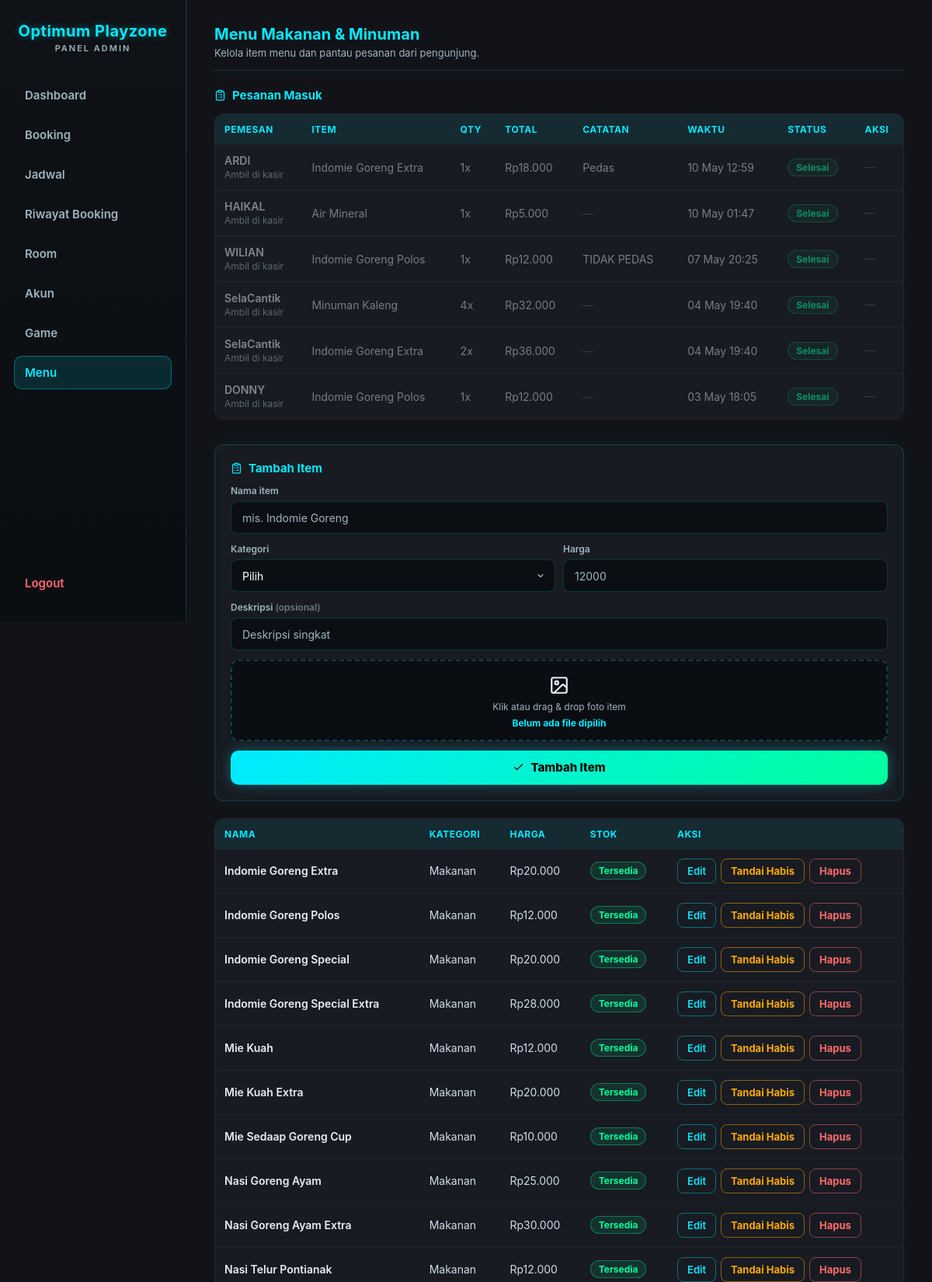
Page /KITSUNE-ADMIN.php?page=menu (signed in, upper part) on the committed database.
### tables this page shows
CREATE TABLE `menu_orders` (
  `id` int(11) NOT NULL AUTO_INCREMENT,
  `user_id` int(11) NOT NULL,
  `item_id` int(11) NOT NULL,
  `booking_id` int(11) DEFAULT NULL,
  `quantity` int(11) NOT NULL DEFAULT 1,
  `unit_price` int(11) NOT NULL DEFAULT 0,
  `note` text DEFAULT NULL,
  `status` enum('pending','selesai','batal') NOT NULL DEFAULT 'pending',
  `created_at` timestamp NOT NULL DEFAULT current_timestamp(),
  PRIMARY KEY (`id`),
  KEY `user_id` (`user_id`),
  KEY `menu_orders_ibfk_2` (`item_id`),
  KEY `booking_id` (`booking_id`),
  CONSTRAINT `menu_orders_ibfk_1` FOREIGN KEY (`user_id`) REFERENCES `users` (`id`) ON DELETE CASCADE,
  CONSTRAINT `menu_orders_ibfk_2` FOREIGN KEY (`item_id`) REFERENCES `menu_items` (`id`),
  CONSTRAINT `menu_orders_ibfk_3` FOREIGN KEY (`booking_id`) REFERENCES `bookings` (`id`) ON DELETE SET NULL
);

CREATE TABLE `users` (
  `id` int(11) NOT NULL AUTO_INCREMENT,
  `username` varchar(50) NOT NULL,
  `role` enum('user','admin') NOT NULL DEFAULT 'user',
  `password` varchar(255) NOT NULL,
  `created_at` timestamp NOT NULL DEFAULT current_timestamp(),
  `last_activity` datetime DEFAULT NULL,
  PRIMARY KEY (`id`),
  UNIQUE KEY `username` (`username`)
);

CREATE TABLE `menu_items` (
  `id` int(11) NOT NULL AUTO_INCREMENT,
  `name` varchar(100) NOT NULL,
  `category` enum('makanan','snack','minuman') NOT NULL,
  `price` int(11) NOT NULL DEFAULT 0,
  `description` text DEFAULT NULL,
  `image` varchar(255) DEFAULT NULL,
  `is_available` tinyint(1) NOT NULL DEFAULT 1,
  `created_at` timestamp NOT NULL DEFAULT current_timestamp(),
  PRIMARY KEY (`id`)
);

### KITSUNE-ADMIN.php (the view, shortened to what the rows shown need)
<?php
require __DIR__ . '/db.php';
require_once __DIR__ . '/booking_lib.php';
function jsArg($v) {
  return htmlspecialchars(json_encode($v, JSON_HEX_TAG | JSON_HEX_APOS | JSON_HEX_QUOT | JSON_HEX_AMP | JSON_INVALID_UTF8_SUBSTITUTE), ENT_QUOTES);
}
$isAdmin = isAdminSession($conn);
$page    = $_GET['page'] ?? 'dashboard';
?>
<!DOCTYPE html>
<html>
<head>
  <link rel="stylesheet" href="admin.css?v=<?= filemtime(__DIR__ . '/admin.css') ?>">
</head>
<body data-open-sec="<?= BOOKING_OPEN_SEC ?>" data-close-sec="<?= BOOKING_CLOSE_SEC ?>" data-pricing="<?= htmlspecialchars(pricingJson()) ?>">
<?php if (!$isAdmin): ?>
  <div class="login-box">
    <h2>Optimum Playzone<span class="brand-sub">Login Admin</span></h2>
    <?php if (isset($error)): ?>
      <p class="error"><?= htmlspecialchars($error) ?></p>
    <?php endif; ?>
    <form method="post">
      <input name="username" placeholder="Username" required>
      <input type="password" name="password" placeholder="Password" required>
      <button name="login">Login</button>
    </form>
  </div>
<?php else: ?>
<nav class="sidebar">
  <h2>Optimum Playzone<span class="brand-sub">Panel Admin</span></h2>
</nav>
<main>
<?php if ($page === 'dashboard'): ?>
  <?php
    releaseNoShows($conn);
    $now        = time();
    $todayStart = strtotime('today', $now);
    $monthStart = strtotime(date('Y-m-01', $now));
    $monthEnd   = strtotime('+1 month', $monthStart);
    $bulanNama  = ['Januari','Februari','Maret','April','Mei','Juni','Juli','Agustus','September','Oktober','November','Desember'];
    $bulanIni   = $bulanNama[intval(date('n', $now)) - 1] . ' ' . date('Y', $now);
    $revenueSince = function ($from) use ($conn) {
      $stmt = $conn->prepare("SELECT COALESCE(SUM(p.amount), 0) AS s FROM booking_payments p JOIN bookings b ON b.id = p.booking_id WHERE b.payment_status <> 'cancelled' AND p.paid_at >= ?");
      $stmt->bind_param("i", $from);
      $stmt->execute();
      $s = intval($stmt->get_result()->fetch_assoc()['s']);
      $stmt->close();
      return $s;
    };
    $revToday = $revenueSince($todayStart);
    $revMonth = $revenueSince($monthStart);
    $tomorrow = $todayStart + 86400;
    $stmt = $conn->prepare("SELECT COUNT(*) AS n FROM bookings WHERE payment_status <> 'cancelled' AND start_time >= ? AND start_time < ?");
    $stmt->bind_param("ii", $todayStart, $tomorrow);
    $stmt->execute();
    $bookToday = intval($stmt->get_result()->fetch_assoc()['n']);
    $stmt->close();
    $monthStartSql = date('Y-m-d 00:00:00', $monthStart);
    $stmt = $conn->prepare("SELECT COALESCE(SUM(quantity * unit_price), 0) AS s FROM menu_orders WHERE status = 'selesai' AND created_at >= ?");
    $stmt->bind_param("s", $monthStartSql);
    $stmt->execute();
    $menuMonth = intval($stmt->get_result()->fetch_assoc()['s']);
    $stmt->close();
    $days = [];
    for ($i = 13; $i >= 0; $i--) {
      $d = strtotime("-$i day", $todayStart);
      $days[date('Y-m-d', $d)] = ['ts' => $d, 'sum' => 0, 'count' => 0];
    }
    $chartFrom = reset($days)['ts'];
    $stmt = $conn->prepare("
      SELECT DATE(FROM_UNIXTIME(p.paid_at)) AS d, SUM(p.amount) AS s, COUNT(*) AS n
      FROM booking_payments p JOIN bookings b ON b.id = p.booking_id
      WHERE b.payment_status <> 'cancelled' AND p.paid_at >= ?
      GROUP BY d
    ");
    $stmt->bind_param("i", $chartFrom);
    $stmt->execute();
    $res = $stmt->get_result();
    while ($row = $res->fetch_assoc()) {
      if (isset($days[$row['d']])) {
        $days[$row['d']]['sum'] = intval($row['s']);
        $days[$row['d']]['count'] = intval($row['n']);
      }
    }
    $stmt->close();
    $maxDay = max(1, max(array_column($days, 'sum')));
    $stmt = $conn->prepare("SELECT payment_status, source, COUNT(*) AS n FROM bookings WHERE start_time >= ? AND start_time < ? GROUP BY payment_status, source");
    $stmt->bind_param("ii", $monthStart, $monthEnd);
    $stmt->execute();
    $byStatus = ['paid' => 0, 'unpaid' => 0, 'cancelled' => 0];
    $bySource = ['online' => 0, 'walkin' => 0];
    $res = $stmt->get_result();
    while ($row = $res->fetch_assoc()) {
      $byStatus[$row['payment_status']] = ($byStatus[$row['payment_status']] ?? 0) + intval($row['n']);
      if ($row['payment_status'] !== 'cancelled') $bySource[$row['source']] += intval($row['n']);
    }
    $stmt->close();
    $totalMonth = max(1, array_sum($byStatus));
    $totalSource = max(1, array_sum($bySource));
    $stmt = $conn->prepare("
      SELECT r.title, r.console_type, r.console_model, COUNT(b.id) AS n, COALESCE(SUM(b.amount_paid), 0) AS s
      FROM bookings b JOIN rooms r ON r.id = b.room_id
      WHERE b.payment_status <> 'cancelled' AND b.start_time >= ? AND b.start_time < ?
      GROUP BY r.id ORDER BY n DESC, s DESC LIMIT 5
    ");
    $stmt->bind_param("ii", $monthStart, $monthEnd);
    $stmt->execute();
    $topRooms = $stmt->get_result()->fetch_all(MYSQLI_ASSOC);
    $stmt->close();
    $maxRoom = max(1, max(array_column($topRooms, 'n') ?: [0]));
    $rp = fn($n) => 'Rp' . number_format($n, 0, ',', '.');
    $hariPendek = ['Min','Sen','Sel','Rab','Kam','Jum','Sab'];
  ?>
  <div class="page-head">
    <div>
      <h2>Dashboard</h2>
      <p class="page-sub">Ringkasan pendapatan dan booking. Pendapatan dihitung dari pembayaran yang sudah diterima kasir.</p>
    </div>
    <span class="clock-chip"><?= icon('clock') ?> <?= date('d', $now) ?> <?= $bulanNama[intval(date('n', $now)) - 1] ?></span>
  </div>
  <div class="stat-row">
    <div class="stat-card stat-kosong"><span class="stat-num"><?= $rp($revToday) ?></span><span class="stat-label">Pendapatan hari ini</span></div>
    <div class="stat-card stat-tunggu"><span class="stat-num"><?= $rp($revMonth) ?></span><span class="stat-label">Pendapatan <?= $bulanIni ?></span></div>
    <div class="stat-card stat-service"><span class="stat-num"><?= $bookToday ?></span><span class="stat-label">Booking jadwal hari ini</span></div>
    <div class="stat-card stat-dipakai"><span class="stat-num"><?= $rp($menuMonth) ?></span><span class="stat-label">Penjualan menu <?= $bulanIni ?></span></div>
  </div>
  <div class="dash-grid">
    <section class="panel-card dash-chart-card">
      <h3 class="panel-title"><?= icon('clipboard') ?> Pendapatan 14 hari terakhir</h3>
      <div class="bar-chart" role="img" aria-label="Grafik batang pendapatan harian 14 hari terakhir">
        <?php foreach ($days as $date => $d): ?>
          <?php
            $h = $d['sum'] > 0 ? max(3, round($d['sum'] / $maxDay * 100)) : 0;
            $label = $hariPendek[intval(date('w', $d['ts']))] . ' ' . date('j', $d['ts']);
            $tip = date('d', $d['ts']) . ' ' . $bulanNama[intval(date('n', $d['ts'])) - 1] . ' · ' . $rp($d['sum']) . ' · ' . $d['count'] . ' pembayaran';
          ?>
          <div class="bar-col<?= $date === date('Y-m-d', $now) ? ' is-today' : '' ?>" data-tip="<?= htmlspecialchars($tip) ?>" tabindex="0">
            <div class="bar-track"><div class="bar" style="height:<?= $h ?>%"></div></div>
            <span class="bar-label"><?= $label ?></span>
          </div>
        <?php endforeach; ?>
      </div>
      <p class="chart-scale">Tertinggi: <?= $rp($maxDay > 1 ? $maxDay : 0) ?> per hari</p>
      <details class="chart-table">
        <summary>Lihat tabel data</summary>
        <div class="table-wrap">
          <table class="users-table">
            <tr><th>Tanggal</th><th>Pembayaran</th><th>Pendapatan</th></tr>
            <?php foreach (array_reverse($days, true) as $d): ?>
              <tr><td><?= date('d', $d['ts']) . ' ' . $bulanNama[intval(date('n', $d['ts'])) - 1] ?></td><td><?= $d['count'] ?></td><td><?= $rp($d['sum']) ?></td></tr>
            <?php endforeach; ?>
          </table>
        </div>
      </details>
    </section>
    <section class="panel-card">
      <h3 class="panel-title"><?= icon('check') ?> Booking <?= $bulanIni ?></h3>
      <?php
        $statusRows = [
          ['Lunas', $byStatus['paid'], 'st-paid'],
          ['Belum bayar', $byStatus['unpaid'], 'st-unpaid'],
          ['Dibatalkan', $byStatus['cancelled'], 'st-cancel'],
        ];
      ?>
      <ul class="hbar-list">
        <?php foreach ($statusRows as [$lbl, $n, $cls]): ?>
          <li class="<?= $cls ?>">
            <div class="hbar-head"><span><?= $lbl ?></span><strong><?= $n ?></strong></div>
            <div class="hbar-track"><div class="hbar" style="width:<?= round($n / $totalMonth * 100) ?>%"></div></div>
          </li>
        <?php endforeach; ?>
      </ul>
      <h4 class="dash-sub">Sumber booking (tidak termasuk batal)</h4>
      <div class="split-bar" role="img" aria-label="Online <?= $bySource['online'] ?>, Offline <?= $bySource['walkin'] ?>">
        <div class="split-online" style="width:<?= round($bySource['online'] / $totalSource * 100) ?>%"></div>
        <div class="split-offline" style="width:<?= round($bySource['walkin'] / $totalSource * 100) ?>%"></div>
      </div>
      <div class="split-legend">
        <span><i class="dot dot-online"></i> Online <strong><?= $bySource['online'] ?></strong></span>
        <span><i class="dot dot-offline"></i> Offline <strong><?= $bySource['walkin'] ?></strong></span>
      </div>
    </section>
    <section class="panel-card">
      <h3 class="panel-title"><?= icon('gamepad') ?> Ruangan terlaris <?= $bulanIni ?></h3>
      <?php if (!$topRooms): ?>
        <p class="queue-empty">Belum ada booking bulan ini.</p>
      <?php else: ?>
        <ol class="rank-list">
          <?php foreach ($topRooms as $i => $r): ?>
            <li>
              <span class="rank-no"><?= $i + 1 ?></span>
              <div class="rank-info">
                <div class="hbar-head">
                  <span><?= htmlspecialchars($r['title']) ?> <span class="console-chip c-<?= strtolower(htmlspecialchars($r['console_type'])) ?>"><?= htmlspecialchars($r['console_model']) ?></span></span>
                  <strong><?= intval($r['n']) ?> booking</strong>
                </div>
                <div class="hbar-track"><div class="hbar" style="width:<?= round(intval($r['n']) / $maxRoom * 100) ?>%"></div></div>
                <span class="cell-sub">Diterima <?= $rp(intval($r['s'])) ?></span>
              </div>
            </li>
          <?php endforeach; ?>
        </ol>
      <?php endif; ?>
    </section>
  </div>
  <div id="chartTip" class="chart-tip" hidden></div>
<?php elseif ($page === 'menu'): ?>
<?php
$menuItems = mysqli_query($conn, "SELECT * FROM menu_items ORDER BY category, name");
$orders = mysqli_query($conn, "
    SELECT mo.id, mo.quantity, mo.unit_price, mo.note, mo.status, mo.created_at,
           mi.name AS item_name,
           u.username, r.title AS room_title, b.order_code
    FROM menu_orders mo
    JOIN menu_items mi ON mi.id = mo.item_id
    JOIN users u       ON u.id  = mo.user_id
    LEFT JOIN bookings b ON b.id = mo.booking_id
    LEFT JOIN rooms r    ON r.id = b.room_id
    ORDER BY mo.status ASC, mo.created_at DESC
    LIMIT 50
");
?>
<div class="page-head">
  <div>
    <h2>Menu Makanan &amp; Minuman</h2>
  </div>
</div>
<div class="table-wrap" style="margin-bottom:32px">
  <table class="users-table">
    <tr><th>Pemesan</th><th>Item</th><th>Qty</th><th>Total</th><th>Catatan</th><th>Waktu</th><th>Status</th><th>Aksi</th></tr>
    <?php while ($o = mysqli_fetch_assoc($orders)): ?>
    <?php $isDone = $o['status'] === 'selesai'; $isVoid = $o['status'] === 'batal'; ?>
    <tr class="<?= $isDone ? 'row-done' : ($isVoid ? 'row-cancelled' : '') ?>">
      <td class="cell-main"><?= htmlspecialchars($o['username']) ?>
        <span class="cell-sub"><?= $o['room_title'] ? 'Antar ke ' . htmlspecialchars($o['room_title']) . ' · ' . htmlspecialchars($o['order_code'] ?? '') : 'Ambil di kasir' ?></span>
      </td>
      <td><?= htmlspecialchars($o['item_name']) ?></td>
      <td><?= intval($o['quantity']) ?>x</td>
      <td>Rp<?= number_format($o['unit_price'] * $o['quantity'], 0, ',', '.') ?></td>
      <td class="wrap-cell"><?= $o['note'] ? htmlspecialchars($o['note']) : '<span class="muted-dash">—</span>' ?></td>
      <td><?= date('d M H:i', strtotime($o['created_at'])) ?></td>
      <td>
        <span class="pay-badge <?= $isDone ? 'pay-paid' : ($isVoid ? 'pay-cancelled' : 'pay-unpaid') ?>"><?= $isDone ? 'Selesai' : ($isVoid ? 'Dibatalkan' : 'Diproses') ?></span>
      </td>
      <td>
        <div class="row-actions">
          <?php if (!$isDone && !$isVoid): ?>
            <button class="btn-paid-sm" onclick="markOrderDone(<?= intval($o['id']) ?>)"><?= icon('check') ?> Sudah Sampai</button>
            <button class="btn-icon" title="Batalkan pesanan" aria-label="Batalkan pesanan" onclick="cancelMenuOrder(<?= intval($o['id']) ?>, <?= jsArg($o['item_name']) ?>)"><?= icon('x') ?></button>
          <?php else: ?>
            <span class="muted-dash">—</span>
          <?php endif; ?>
        </div>
      </td>
    </tr>
    <?php endwhile; ?>
  </table>
</div>
<div class="split">
  <div class="table-wrap">
    <table class="users-table">
      <tr><th>Nama</th><th>Kategori</th><th>Harga</th><th>Stok</th><th>Aksi</th></tr>
      <?php while ($item = mysqli_fetch_assoc($menuItems)): ?>
      <tr>
        <td class="cell-main wrap-cell"><?= htmlspecialchars($item['name']) ?></td>
        <td style="text-transform:capitalize"><?= htmlspecialchars($item['category']) ?></td>
        <td>Rp<?= number_format($item['price'], 0, ',', '.') ?></td>
        <td><span class="pay-badge <?= $item['is_available'] ? 'pay-paid' : 'pay-cancelled' ?>"><?= $item['is_available'] ? 'Tersedia' : 'Habis' ?></span></td>
        <td>
          <div class="row-actions">
            <button class="btn-ghost-sm" onclick="openEditMenu(<?= jsArg(['id' => intval($item['id']), 'name' => $item['name'], 'category' => $item['category'], 'price' => intval($item['price']), 'description' => $item['description']]) ?>)">Edit</button>
            <button class="<?= $item['is_available'] ? 'btn-warn-sm' : 'btn-ghost-sm' ?>" onclick="toggleMenuItem(<?= intval($item['id']) ?>)">
              <?= $item['is_available'] ? 'Tandai Habis' : 'Tandai Tersedia' ?>
            </button>
            <button class="btn-danger-sm" onclick="deleteMenuItem(<?= intval($item['id']) ?>, <?= jsArg($item['name']) ?>)">Hapus</button>
          </div>
        </td>
      </tr>
      <?php endwhile; ?>
    </table>
  </div>
</div>
<?php endif; ?>
</main>
<?php endif; ?>
</body>
</html>

### rows in the picture
menu_orders: user.username "ARDI", item.name "Indomie Goreng Extra", quantity "1", $o['unit_price'] * $o['quantity'] "18.000", note "Pedas", created_at "10 May 12:59", status "Selesai"
menu_orders: user.username "HAIKAL", item.name "Air Mineral", quantity "1", $o['unit_price'] * $o['quantity'] "5.000", created_at "10 May 01:47", status "Selesai"
menu_orders: user.username "WILIAN", item.name "Indomie Goreng Polos", quantity "1", $o['unit_price'] * $o['quantity'] "12.000", note "TIDAK PEDAS", created_at "07 May 20:25", status "Selesai"
menu_orders: user.username "SelaCantik", item.name "Minuman Kaleng", quantity "4", $o['unit_price'] * $o['quantity'] "32.000", created_at "04 May 19:40", status "Selesai"
menu_orders: user.username "SelaCantik", item.name "Indomie Goreng Extra", quantity "2", $o['unit_price'] * $o['quantity'] "36.000", created_at "04 May 19:40", status "Selesai"
menu_orders: user.username "DONNY", item.name "Indomie Goreng Polos", quantity "1", $o['unit_price'] * $o['quantity'] "12.000", created_at "03 May 18:05", status "Selesai"
menu_items: name "Indomie Goreng Extra", category "Makanan", price "20.000", is_available "Tersedia"
menu_items: name "Indomie Goreng Polos", category "Makanan", price "12.000", is_available "Tersedia"
menu_items: name "Indomie Goreng Special", category "Makanan", price "20.000", is_available "Tersedia"
menu_items: name "Indomie Goreng Special Extra", category "Makanan", price "28.000", is_available "Tersedia"
menu_items: name "Mie Kuah", category "Makanan", price "12.000", is_available "Tersedia"
menu_items: name "Mie Kuah Extra", category "Makanan", price "20.000", is_available "Tersedia"
menu_items: name "Mie Sedaap Goreng Cup", category "Makanan", price "10.000", is_available "Tersedia"
menu_items: name "Nasi Goreng Ayam", category "Makanan", price "25.000", is_available "Tersedia"
menu_items: name "Nasi Goreng Ayam Extra", category "Makanan", price "30.000", is_available "Tersedia"
menu_items: name "Nasi Telur Pontianak", category "Makanan", price "12.000", is_available "Tersedia"

### other values in the picture
$label "Dashboard"
$label "Booking"
$label "Jadwal"
$label "Riwayat Booking"
$label "Room"
$label "Akun"
$label "Game"
$label "Menu"
